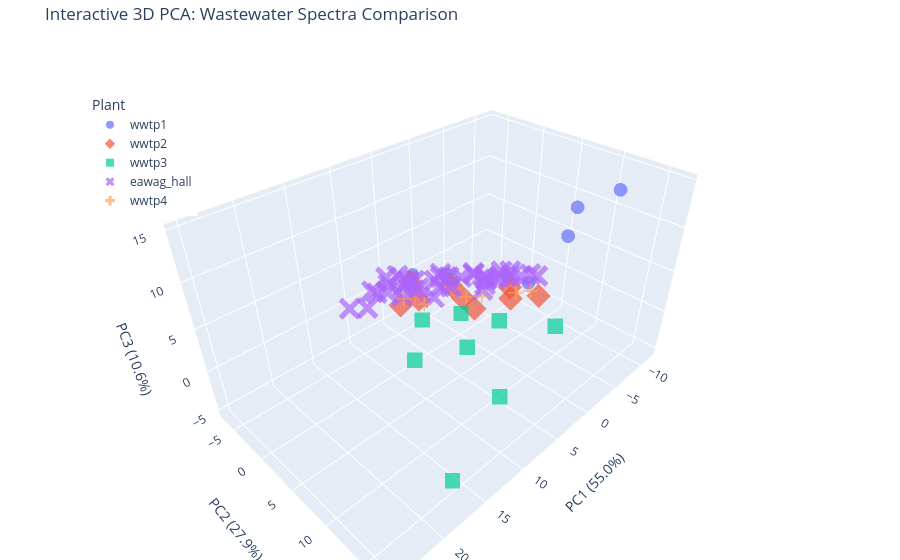

The notebook cell saved with this chart:
### Code cell
import plotly.express as px


# 1. Use the PCA results you already calculated (X_pca_full)
# We will create a clean dataframe for the interactive plot
df_3d = pd.DataFrame(X_pca_full[:, :3], columns=['PC1', 'PC2', 'PC3'])
df_3d['Plant'] = y.values

# 2. Create the 3D Scatter Plot
fig = px.scatter_3d(
    df_3d, 
    x='PC1', 
    y='PC2', 
    z='PC3',
    color='Plant',
    symbol='Plant', # Different shapes for different plants
    opacity=0.7,
    title='Interactive 3D PCA: Wastewater Spectra Comparison',
    labels={
        'PC1': f'PC1 ({pca_full.explained_variance_ratio_[0]*100:.1f}%)',
        'PC2': f'PC2 ({pca_full.explained_variance_ratio_[1]*100:.1f}%)',
        'PC3': f'PC3 ({pca_full.explained_variance_ratio_[2]*100:.1f}%)'
    }
)

# 3. Enhance the layout
fig.update_layout(
    margin=dict(l=0, r=0, b=0, t=40),
    legend=dict(yanchor="top", y=0.9, xanchor="left", x=0.1)
)

# Show the plot
fig.show()

### Figure 1 — Plotly figure (JSON) as saved in the notebook; plotly's stock layout.template omitted (floating-point values rounded to 4 significant figures)
{"data": [{"hovertemplate": "Plant=wwtp1<br>PC1 (55.0%)=%{x}<br>PC2 (27.9%)=%{y}<br>PC3 (10.6%)=%{z}<extra></extra>", "legendgroup": "wwtp1", "marker": {"color": "#636efa", "opacity": 0.7, "symbol": "circle"}, "mode": "markers", "name": "wwtp1", "scene": "scene", "showlegend": true, "type": "scatter3d", "x": [-8.685, -1.124, 3.144, -8.446, -5.485, -6.214, -7.832, -0.6645, 2.927], "y": [2.709, -2.549, -4.719, 7.468, 10.04, 13.79, 0.1749, -3.073, -4.546], "z": [-1.51, 0.04788, 0.9115, 6.731, 12.06, 14.88, -1.451, 0.6828, 1.577]}, {"hovertemplate": "Plant=wwtp2<br>PC1 (55.0%)=%{x}<br>PC2 (27.9%)=%{y}<br>PC3 (10.6%)=%{z}<extra></extra>", "legendgroup": "wwtp2", "marker": {"color": "#EF553B", "opacity": 0.7, "symbol": "diamond"}, "mode": "markers", "name": "wwtp2", "scene": "scene", "showlegend": true, "type": "scatter3d", "x": [-8.009, -0.9432, 5.219, -5.448, 0.05412, 5.36, -7.251, -1.502, 2.74], "y": [4.768, 1.272, -4.14, 2.713, 0.4267, -0.8737, 1.087, -2.951, -5.249], "z": [-2.025, -2.015, -1.16, -2.137, -0.4658, 1.296, -2.24, -1.165, 0.2406]}, {"hovertemplate": "Plant=wwtp3<br>PC1 (55.0%)=%{x}<br>PC2 (27.9%)=%{y}<br>PC3 (10.6%)=%{z}<extra></extra>", "legendgroup": "wwtp3", "marker": {"color": "#00cc96", "opacity": 0.7, "symbol": "square"}, "mode": "markers", "name": "wwtp3", "scene": "scene", "showlegend": true, "type": "scatter3d", "x": [-5.674, 3.801, 9.84, 5.681, 15.82, 24.9, -2.39, 1.685, 6.124], "y": [9.047, 4.751, 3.226, 11.02, 14.51, 16.95, 3.786, 1.733, 0.4224], "z": [-2.818, -2.794, -1.845, -4.37, -5.092, -5.228, -3.141, -1.049, -0.2618]}, {"hovertemplate": "Plant=eawag_hall<br>PC1 (55.0%)=%{x}<br>PC2 (27.9%)=%{y}<br>PC3 (10.6%)=%{z}<extra></extra>", "legendgroup": "eawag_hall", "marker": {"color": "#ab63fa", "opacity": 0.7, "symbol": "x"}, "mode": "markers", "name": "eawag_hall", "scene": "scene", "showlegend": true, "type": "scatter3d", "x": [-5.532, 0.8089, 6.573, -10.8, -2.274, -1.856, -9.465, -0.9092, 4.663, -9.182, -3.29, 2.074, -9.857, -1.619, 3.106, -11.61, -1.539, 3.148, -3.621, 4.974, 9.221, -5.918, 4.491, -5.498, 6.187, 12.31, -4.132, 3.561, 11.37, -6.056, 3.073, 7.96, -7.78, 0.5202, 5.819, -9.618, -0.6143, 5.738], "y": [-1.15, -2.375, -4.539, 2.379, 1.216, 0.2261, 0.9367, -2.346, -4.136, -0.4494, -3.024, -5.246, -2.423, -3.443, -5.131, 0.7415, -4.701, -6.858, -1.428, -3.19, -3.707, -0.1012, -2.544, -0.9757, -2.607, -3.456, -0.03586, -0.4538, -1.776, -1.788, -3.403, -4.58, -0.9093, -3.529, -5.236, -0.8571, -3.716, -5.654], "z": [-1.413, 0.0806, 1.034, -1.67, -0.1459, 1.706, -1.731, -0.7455, 1.039, -2.221, -0.8551, 0.1154, -2.76, -0.2639, 0.5582, -2.521, -0.347, 0.5493, 0.3232, 2.322, 2.882, -1.006, 1.306, -1.114, 1.322, 2.384, -0.859, 0.9286, 2.833, -1.462, 0.4617, 1.589, -1.882, 0.2122, 1.369, -1.92, 0.05386, 2.063]}, {"hovertemplate": "Plant=wwtp4<br>PC1 (55.0%)=%{x}<br>PC2 (27.9%)=%{y}<br>PC3 (10.6%)=%{z}<extra></extra>", "legendgroup": "wwtp4", "marker": {"color": "#FFA15A", "opacity": 0.7, "symbol": "cross"}, "mode": "markers", "name": "wwtp4", "scene": "scene", "showlegend": true, "type": "scatter3d", "x": [-6.742, -0.512, 6.448, -6.357, -0.667, 5.765], "y": [4.499, 2.701, 1.123, 2.748, 0.2639, -2.861], "z": [-0.8623, 0.607, 2.258, -1.778, -0.7295, 0.6267]}], "layout": {"legend": {"title": {"text": "Plant"}, "tracegroupgap": 0, "x": 0.1, "xanchor": "left", "y": 0.9, "yanchor": "top"}, "margin": {"b": 0, "l": 0, "r": 0, "t": 40}, "scene": {"domain": {"x": [0, 1], "y": [0, 1]}, "xaxis": {"title": {"text": "PC1 (55.0%)"}}, "yaxis": {"title": {"text": "PC2 (27.9%)"}}, "zaxis": {"title": {"text": "PC3 (10.6%)"}}}, "title": {"text": "Interactive 3D PCA: Wastewater Spectra Comparison"}}}
